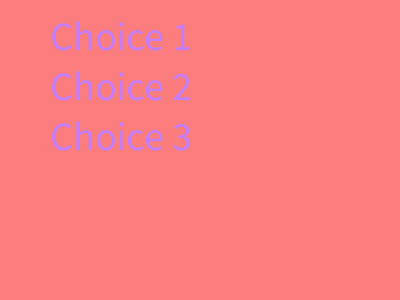
Frame 1 (no input)
Frame 60 (the mouse pressed at the canvas centre just before this capture): identical to frame 1, image omitted
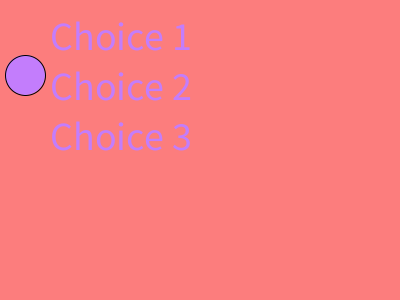
Frame 120 (the mouse held since frame 60 and released just before this capture)

The Processing sketch that drew these frames (run headless with seeded random() and noise(); from frame 60 on, the mouse is pressed at the canvas centre):

// Processing sketch: week13_2_ellipse
// ── week13_2_ellipse.pde
void setup()
{
  size(400, 300);
  textSize(40);
}
int choice = -1;
void draw()
{
  background(#FC7D7D);
  fill(#C37DFC);
  if(choice==0) ellipse(25, 25,  40, 40);
  if(choice==1) ellipse(25, 75,  40, 40);
  if(choice==2) ellipse(25, 125, 40, 40);
  text("Choice 1", 50, 50);
  text("Choice 2", 50, 100);
  text("Choice 3", 50, 150);
}
void mousePressed()
{
  choice = int (random(3));
}
